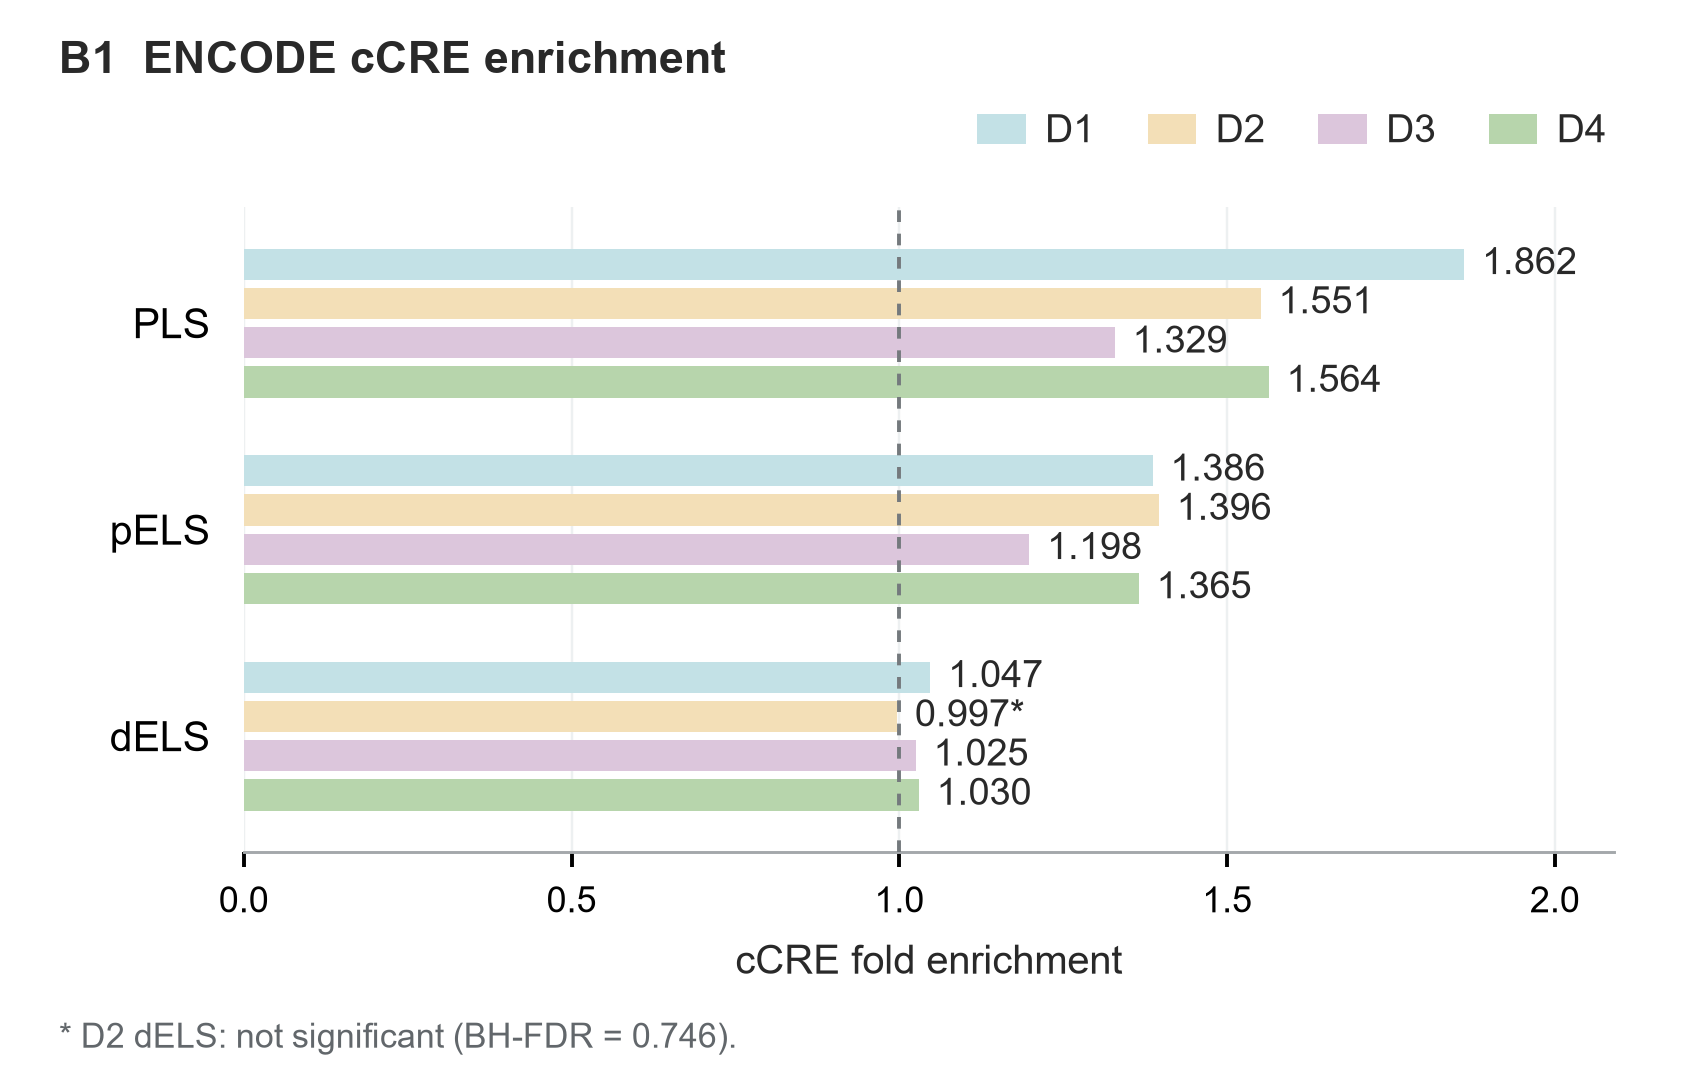

Write the Python code that produced this figure.
"""Standalone ENCODE cCRE grouped horizontal bars for scReLIFT.

python Figure3B1_ENCODE_cCRE_barplot.py
Reads audited Figure3B_used_data.csv (or --data the exported 12-row CSV).
No experiments; does not modify the combined Figure 3B or Figure 3A.
"""
from pathlib import Path
import argparse
import csv
import hashlib
import json
import sys

try:
    import matplotlib
except ImportError:
    sys.path.insert(0, r"E:\my_research\_work\table1_python_deps")
    import matplotlib
matplotlib.use("Agg")
import matplotlib.pyplot as plt
from matplotlib.patches import Patch
from matplotlib.ticker import FixedLocator, FormatStrFormatter

ROOT = Path(__file__).resolve().parent
FOLDS = ("D1", "D2", "D3", "D4")
CATEGORIES = ("PLS", "pELS", "dELS")
PALETTE = ("#c3e1e6", "#f3dfb7", "#dcc6dc", "#b7d5ac")
plt.rcParams.update({
    "font.family":"sans-serif", "font.sans-serif":["Arial", "DejaVu Sans"],
    "font.size":8, "axes.labelsize":8.3, "xtick.labelsize":7.5,
    "ytick.labelsize":8.5, "axes.linewidth":.6, "axes.edgecolor":"#a4a8ab",
    "axes.spines.top":False, "axes.spines.right":False,
    "text.color":"#292929", "axes.labelcolor":"#292929",
    "svg.fonttype":"none", "pdf.fonttype":42,
    "figure.facecolor":"white", "savefig.facecolor":"white", "savefig.dpi":350,
})


def main():
    parser = argparse.ArgumentParser(description=__doc__)
    parser.add_argument("--data", type=Path, default=ROOT/"Figure3B_used_data.csv")
    parser.add_argument("--output-dir", type=Path, default=ROOT)
    args = parser.parse_args()
    with args.data.open(encoding="utf-8-sig", newline="") as f:
        rows = [r for r in csv.DictReader(f) if r["panel"] == "B1"]
    index = {(r["fold"], r["item_name"]):r for r in rows}
    assert len(rows) == len(index) == 12
    assert set(index) == {(f,c) for f in FOLDS for c in CATEGORIES}
    for r in rows:
        assert float(r["fold_enrichment"]) > 0 and 0 <= float(r["q_value"]) <= 1
    fig = plt.figure(figsize=(122/25.4, 3.12))
    fig.text(.035, .963, "B1  ENCODE cCRE enrichment", fontsize=9.2,
             fontweight="bold", ha="left", va="top")
    ax = fig.add_axes([.145, .220, .815, .590])
    offsets = (-.285, -.095, .095, .285)
    for j, category in enumerate(CATEGORIES):
        for i, fold in enumerate(FOLDS):
            r = index[(fold, category)]
            value = float(r["fold_enrichment"])
            significant = float(r["q_value"]) < .05
            ax.barh(j+offsets[i], value, left=0, height=.151,
                    color=PALETTE[i], edgecolor="none", zorder=2)
            ax.text(value+.027, j+offsets[i], f"{value:.3f}" + ("*" if not significant else ""),
                    ha="left", va="center", fontsize=7.8)
    # Ordinary bars begin at zero; the dashed line marks the enrichment null.
    ax.axvline(1, color="#74797d", linestyle=(0,(3,3)), lw=.8, zorder=3)
    ax.set_xlim(0, 2.09)
    ax.set_ylim(2.56, -.56)
    ax.set_yticks(range(3), CATEGORIES)
    ax.tick_params(axis="y", length=0, pad=7)
    ax.tick_params(axis="x", length=3, pad=4)
    ax.xaxis.set_major_locator(FixedLocator((0,.5,1,1.5,2)))
    ax.xaxis.set_major_formatter(FormatStrFormatter("%.1f"))
    ax.set_xlabel("cCRE fold enrichment", labelpad=5)
    ax.spines["left"].set_visible(False)
    ax.grid(axis="x", color="#edf0f1", linewidth=.5, zorder=0)
    handles = [Patch(facecolor=PALETTE[i], edgecolor="none", label=fold)
               for i, fold in enumerate(FOLDS)]
    fig.legend(handles=handles, loc="upper right", bbox_to_anchor=(.965,.91),
               frameon=False, ncol=4, handlelength=1.25, handleheight=.8,
               handletextpad=.5, columnspacing=1.35, borderaxespad=0, fontsize=8)
    fig.text(.035, .034, "* D2 dELS: not significant (BH-FDR = 0.746).",
             fontsize=7, color="#62676b", ha="left", va="bottom")
    args.output_dir.mkdir(parents=True, exist_ok=True)
    stem = args.output_dir/"Figure3B1_ENCODE_cCRE_barplot"
    for extension in ("png", "pdf", "svg"):
        fig.savefig(stem.with_suffix("."+extension), dpi=350)
    plt.close(fig)
    ordered = [index[(f,c)] for c in CATEGORIES for f in FOLDS]
    with (args.output_dir/"Figure3B1_ENCODE_cCRE_used_data.csv").open("w", encoding="utf-8-sig", newline="") as f:
        writer = csv.DictWriter(f, fieldnames=list(rows[0]))
        writer.writeheader()
        writer.writerows(ordered)
    metadata = {
        "source_csv":str(args.data), "source_sha256":hashlib.sha256(args.data.read_bytes()).hexdigest(),
        "rows":12, "fold_order":list(FOLDS), "category_order":list(CATEGORIES),
        "colors":dict(zip(FOLDS,PALETTE)), "bar_baseline":0,
        "enrichment_reference":1, "labels":"true per-fold fold enrichment, three decimals",
        "legend":"Fold color mapping only", "width_mm":122, "height_mm":3.12*25.4,
        "note":"Source cCRE matched-Peak null, 200 draws, with matching relaxations; not a motif or GO test.",
    }
    (args.output_dir/"Figure3B1_ENCODE_cCRE_metadata.json").write_text(json.dumps(metadata,indent=2),encoding="utf-8")
    print("Saved standalone cCRE bars:",stem)


if __name__ == "__main__":
    main()
